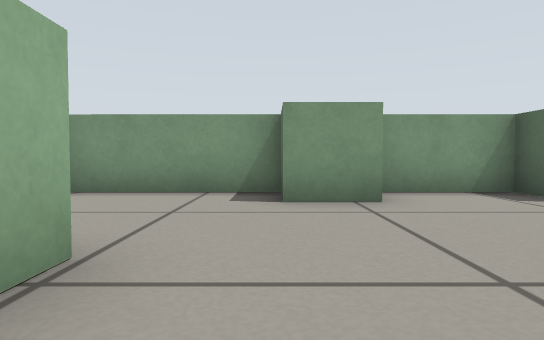
view 1 (above)

24 first-person views from a walk through a world built for the Gazebo simulator. The camera is 0.27 m above the floor, tilts 2° down and sees 75° across. The floor is counted in squares, 0.5 m on a side. Each view is taken from the middle of a square. On the plan, view 1 faces up. The plan holds only what a view shows up to about 9 squares ahead; the rest is blank. Robots are left out.

view 2
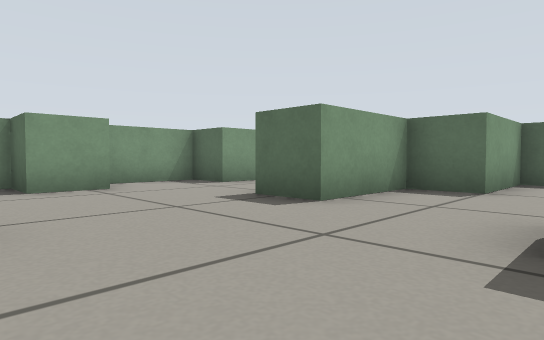

view 3
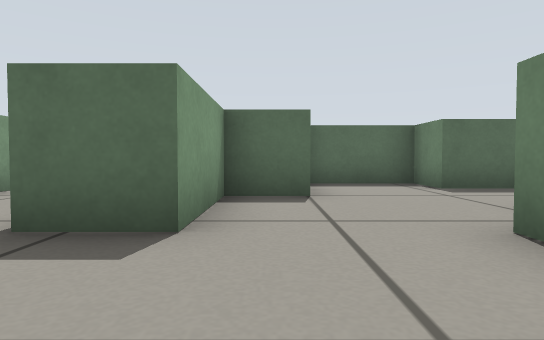

view 4
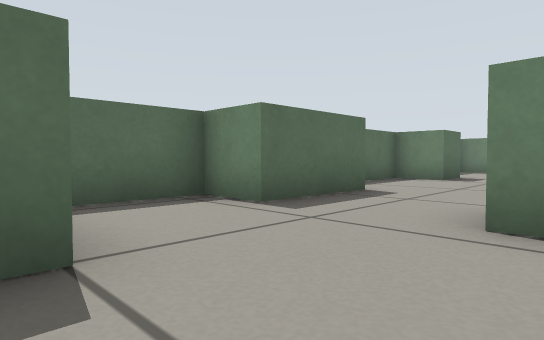

view 5
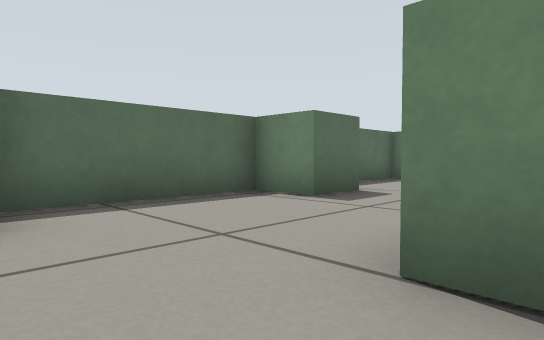

view 6
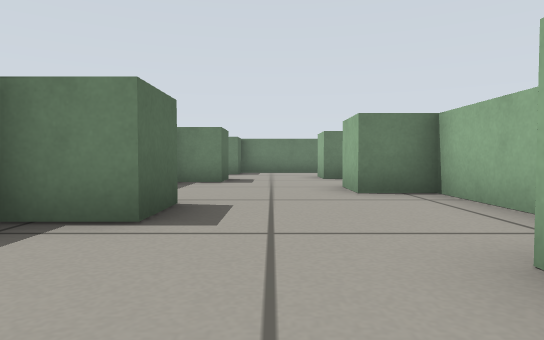

view 7
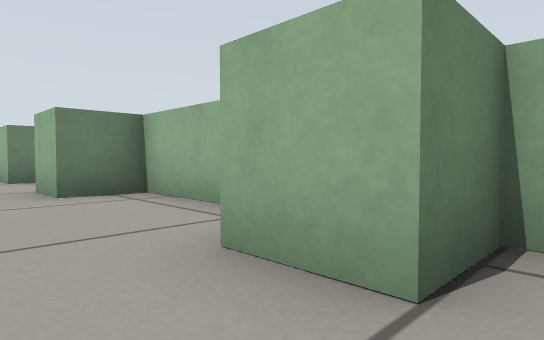

view 8
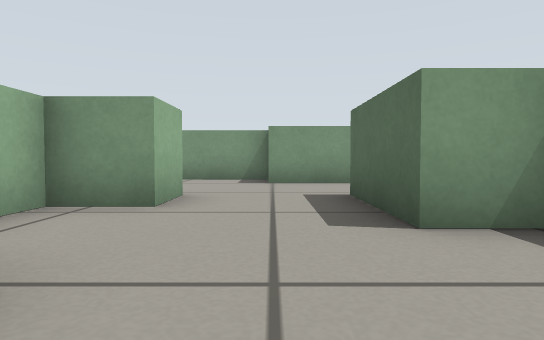

view 9
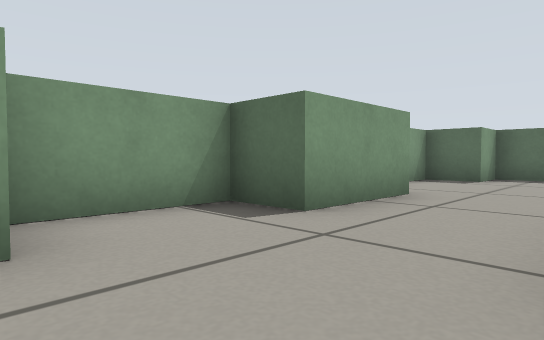

view 10
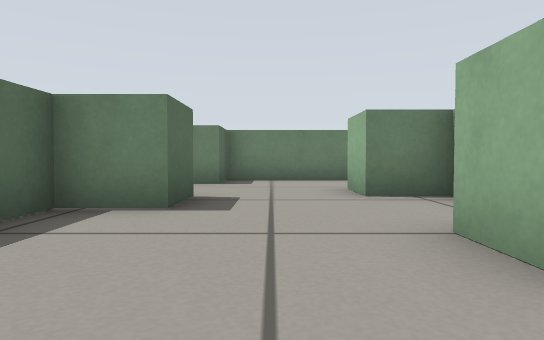

view 11
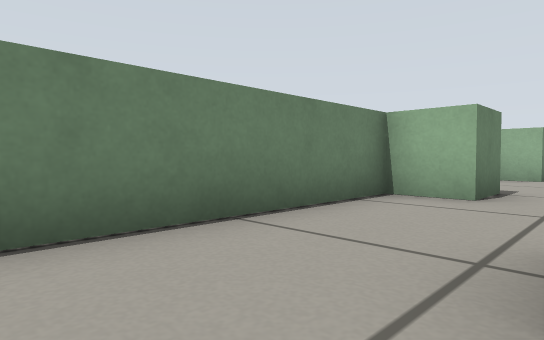

view 12
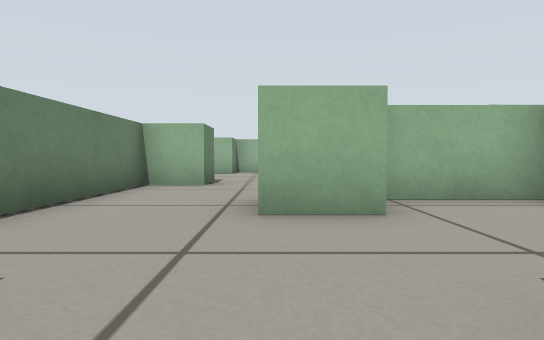

view 13
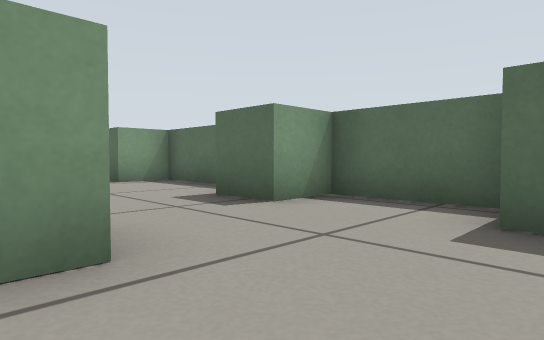

view 14
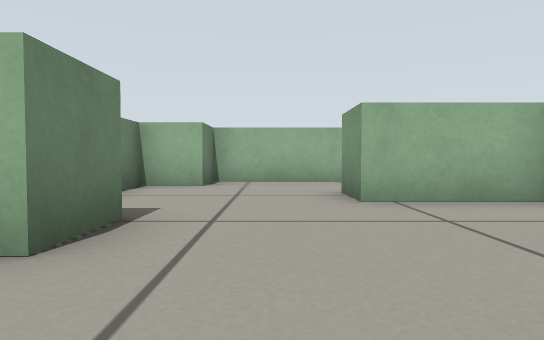

view 15
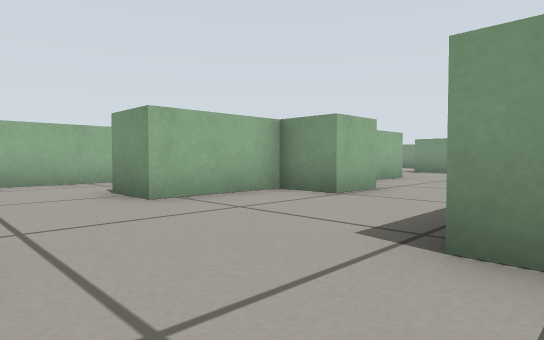

view 16
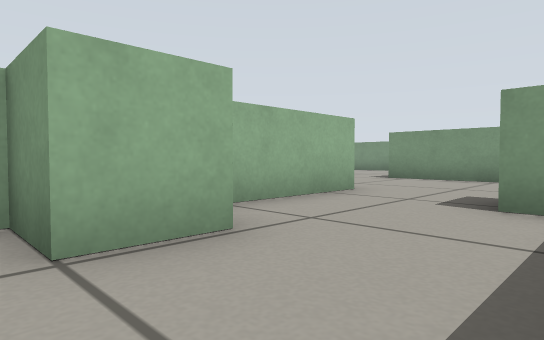

view 17
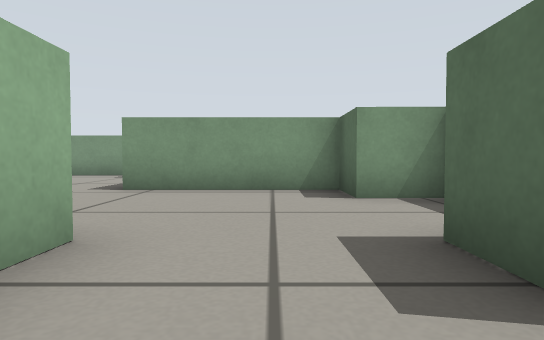

view 18
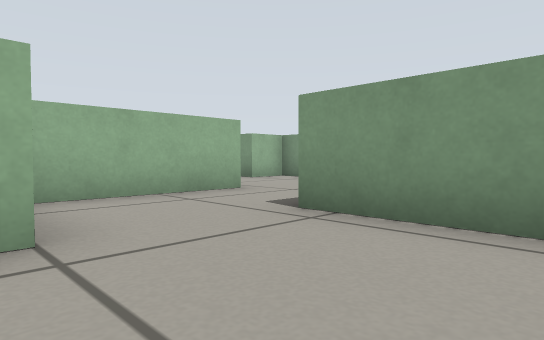

view 19
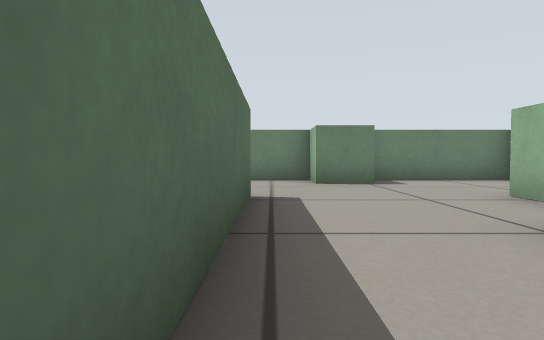

view 20
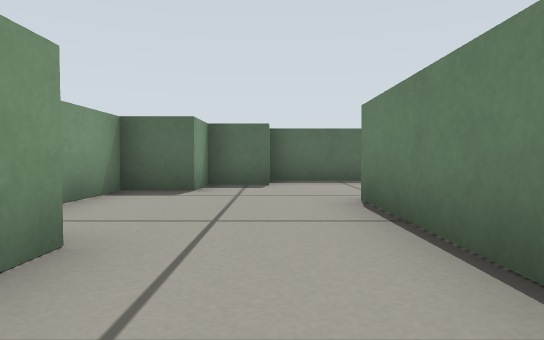

view 21
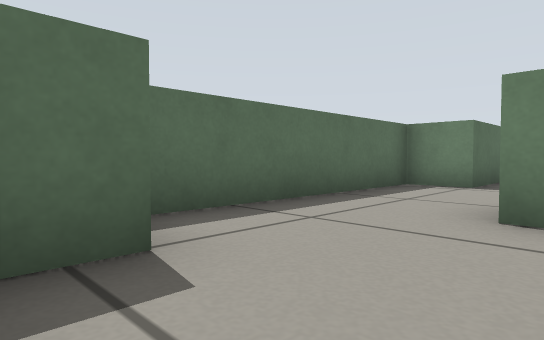

view 22
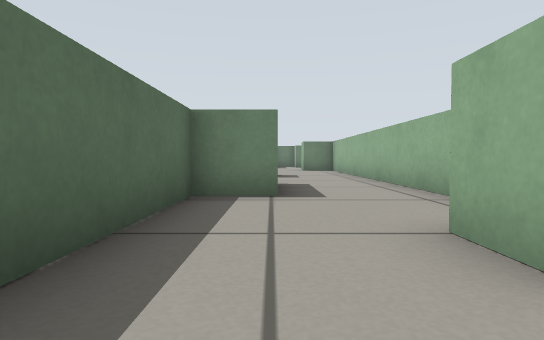

view 23
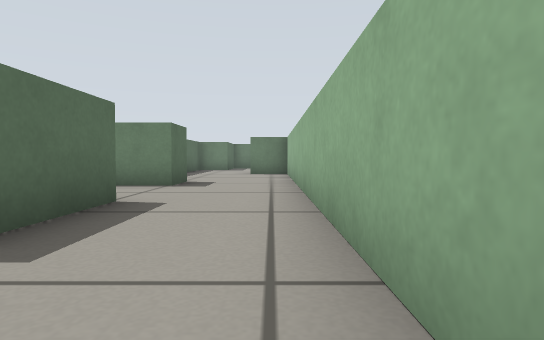

view 24
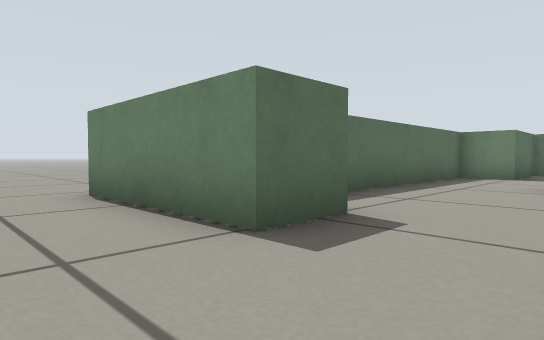

### Floor plan
Ten units are one square. View 1 is at (0, 0); x grows to the right and y downward. Boxes are objects, and circles mark ways between rooms. Rooms are numbered by the first view taken in them; rooms with no view inside come last. Other rooms are left out.
<svg viewBox="-64 -60 215 250">
<path fill="none" stroke="#000" d="M37 29 37 41 25 41 25 48M85 16 85 98M25 65 37 65 37 78M54 -19 86 -19M97 -4 97 6M109 54 109 29 121 29 121 -31M25 93 25 113 37 113 37 125M61 101 61 89 73 89 73 53 61 53 61 29 73 29 73 5 49 5 49 -7 25 -7 25 -20M62 -43 37 -43 37 -55 15 -55M-11 -20 -11 -13M14 -43 1 -43 1 -55 -31 -55M109 -29 109 -43 97 -43 97 -55 81 -55M109 91 109 77 146 78M121 157 121 107M109 169 109 161 117 162M25 125 25 149 37 149 37 161M73 172 73 149 61 149 61 137 73 137 73 101 61 101M36 185 61 185 61 173 67 173M-11 113 -11 125 -23 125 -23 149 -35 149M1 87 1 77M18 149 13 149 13 103M-23 77 -23 104M-59 139 -59 173 -47 173 -47 185 -14 185M-12 173 1 173 1 185 36 185M37 161 32 161M14 53 1 53 1 41 -35 41M-59 45 -59 62"/>
<circle cx="43" cy="110" r="3" fill="#2a7"/>
<circle cx="30" cy="175" r="3" fill="#2a7"/>
<text x="50" y="30">1</text>
<text x="50" y="140">2</text>
<text x="-10" y="120">3</text>
</svg>
Room 1 opens to room 2. Room 2 opens to room 3.

Where each view was taken, in squares from view 1:
view 1: 0 up, 0 right, facing up
view 2: 2 down, 1 left, facing up-right
view 3: 0 up, 0 right, facing right
view 4: 0 up, 3 right, facing down-right
view 5: 5 down, 3 right, facing down-right
view 6: 6 down, 5 right, facing down
view 7: 6 down, 5 right, facing down-left
view 8: 8 down, 5 right, facing up
view 9: 2 up, 1 right, facing up-right
view 10: 10 down, 5 right, facing down
view 11: 16 down, 5 right, facing down-left
view 12: 16 down, 7 right, facing left
view 13: 18 down, 3 right, facing up-right
view 14: 16 down, 2 right, facing left
view 15: 17 down, 2 right, facing up-left
view 16: 13 down, 1 right, facing up-left
view 17: 10 down, 1 left, facing up
view 18: 7 down, 1 left, facing up-left
view 19: 10 down, 1 right, facing down
view 20: 3 up, 4 right, facing right
view 21: 4 up, 9 right, facing down-right
view 22: 2 up, 11 right, facing down
view 23: 1 down, 9 right, facing down
view 24: 6 down, 9 right, facing down-right
